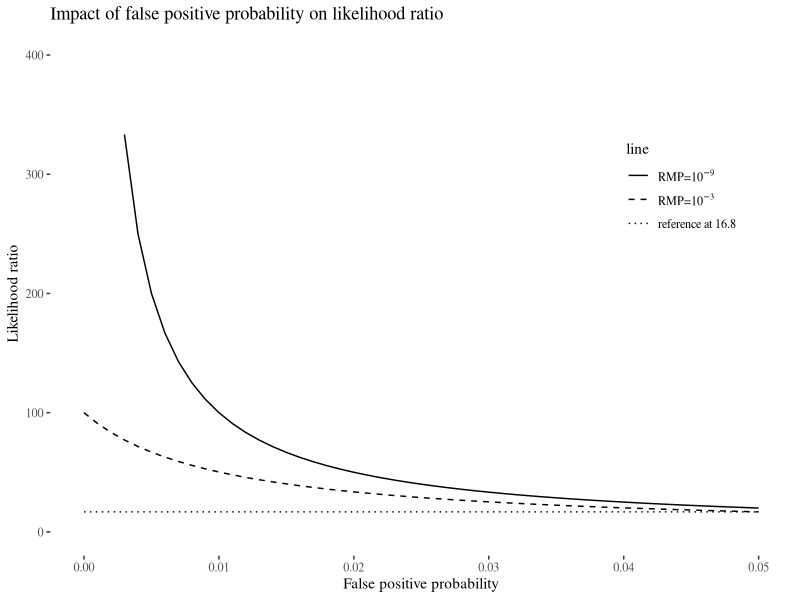

The R source for this figure:
## ---- chunk 1
#knitr::opts_knit$set(base.dir = "/home/rafal/L2/L2projects/backtesting",
knitr::opts_knit$set(base.dir = "/home/rafal/UG/UGprojects/rfl-urbaniak.github.io",
base.url = "https://rfl-urbaniak.github.io/")
knitr::opts_chunk$set(fig.path = "images/")
## ---- chunk 2
library(ggplot2)
library(ggthemes)
rmp9 <- 10e-9
rmp3 <- 10e-3
fpp <- seq(0,0.05, by = 0.001)

lr9 <- 1/(rmp9 + (fpp * (1-rmp9)))
lr3 <- 1/(rmp3 + (fpp * (1-rmp3)))

fppTable <- data.frame(fpp,   lr9,  lr3, ref = rep(16.8, length(fpp)))

library(tidyr)
fppTableLong <- gather(fppTable,line,value,c(lr9,lr3,ref), factor_key=TRUE)



ggplot(fppTableLong, aes(x=fpp,y=value, lty = line))+  geom_line()+ylim(c(0,400))+theme_tufte()+ylim(c(0,400))+ylab("Likelihood ratio")+xlab("False positive probability") +scale_linetype_manual(values = c(1,2,3),labels = 
              c(expression(paste("RMP=",10^{-9})),expression(paste("RMP=",10^{-3})),"reference at 16.8"))+ggtitle("Impact of false positive probability on likelihood ratio")+ 
  theme(legend.position = c(0.85,.7))
